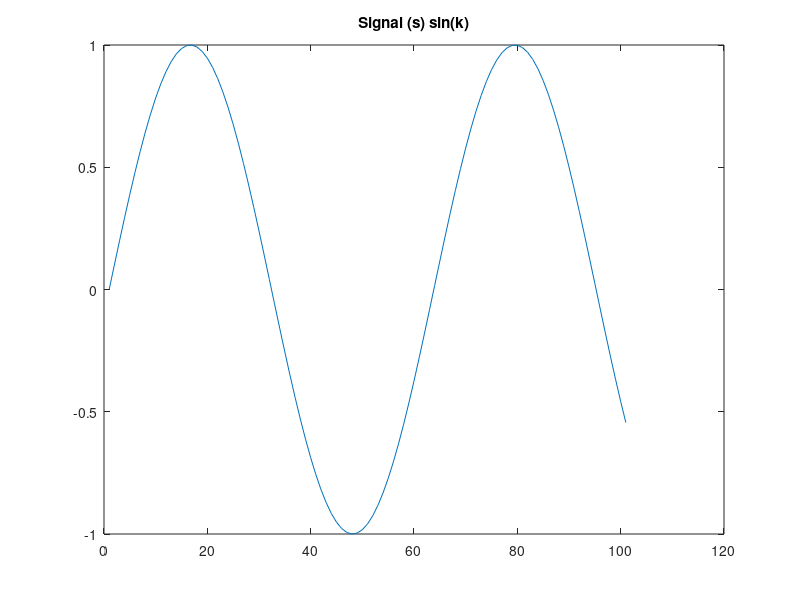
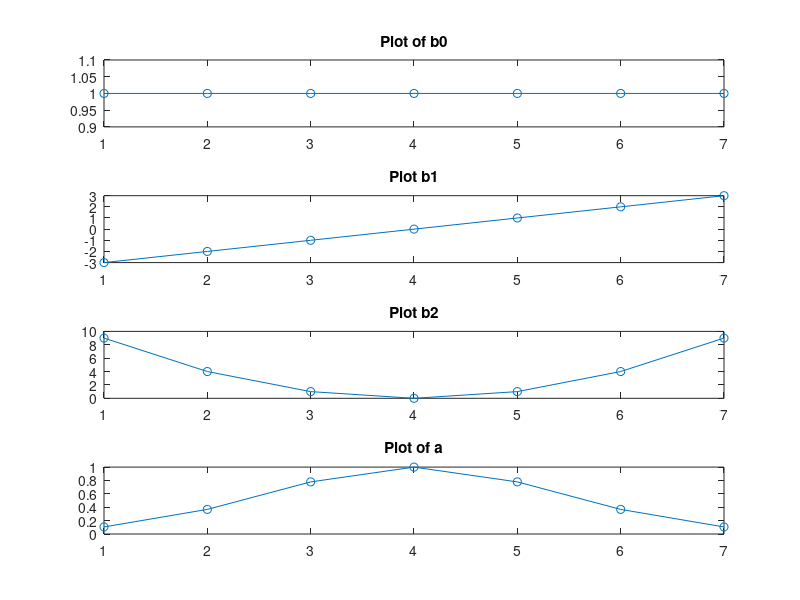
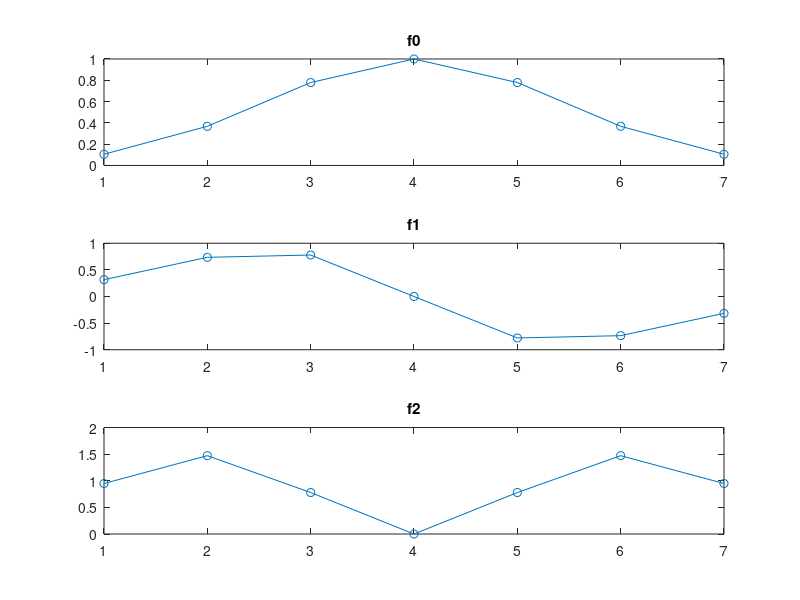
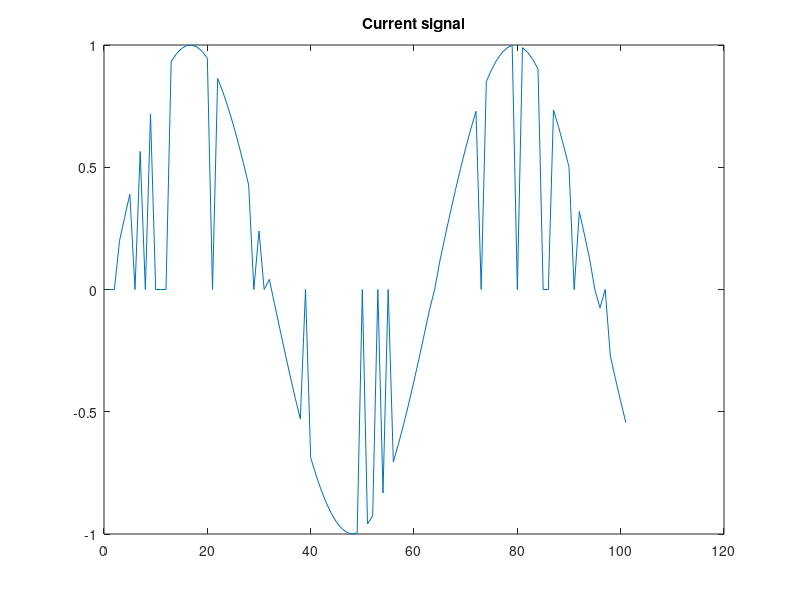

The MATLAB script that drew these images, in order: (Note: this script raises an error after producing the figures.)
%% Signal for part 1

k = 0:1:100;
s = sin(k/10);
figure(1);plot(s);
title('Signal (s) sin(k)')
%% Signal for part 4

cert = double(rand(1,101)>0.2);
scert = s.*cert;
figure(10);plot(scert);
title('Signal with uncertainty (scert) sin(k)')
s = scert;

%%
figure(6);plot(s);
title('Current signal')
x=(-3:3)';
b0=ones(7,1);
b1=x;
b2=x.^2;

% --- PLOTS
figure(2);
subplot(4,1,1);plot(b0,'-o');
title('Plot of b0')
subplot(4,1,2);plot(b1,'-o');
title('Plot b1')
subplot(4,1,3);plot(b2,'-o');
title('Plot b2')
% ----

a = exp(-x.^2/4);
figure(2);
subplot(4,1,4);plot(a,'-o');
title('Plot of a')

f0 = b0.*a; f0 = f0(end:-1:1);
f1 = b1.*a; f1 = f1(end:-1:1);
f2 = b2.*a; f2 = f2(end:-1:1);
figure(3);
subplot(3,1,1);plot(f0,'-o');
title('f0')
subplot(3,1,2);plot(f1,'-o');
title('f1')
subplot(3,1,3);plot(f2,'-o');
title('f2')

h0 = conv(s,f0,'same');
h1 = conv(s,f1,'same');
h2 = conv(s,f2,'same');

G0 = diag(a)
B = [b0 b1 b2];
G = B'*G0*B

a_cert = a'.* cert(1:7)
G0_cert = diag(a_cert)
B_cert = [b0 b1];
G_cert = B_cert'*G0_cert*B_cert

h = b0.*a
G11 = conv(cert, b0.*a.*b0)
G12 = conv(b0.*a.*b1, cert)
G22 = conv(b1.*a.*b1, cert)

detG = G11.*G22-G12.^2;
c0 = (G22.*h0-G12.*h1)./detG;
%c1 = (-G12.*h0+G11.*h1)./detG; figure(7);
%subplot(2,1,1);plot(c0)
%subplot(2,1,2);plot(c1)

%%
c = inv(G)*[h0;h1;h2];
figure(8);

% Coordinates
subplot(3,1,1);plot(c(1,:))
title('s(x)')
subplot(3,1,2);plot(c(2,:))
title('ds(x)/d(x)')
subplot(3,1,3);plot(c(3,:))
title(' ')

figure(7);
localsig=s(60-3:60+3);
reconsig=(B*c(:,60))';
diffsig=localsig-reconsig;

subplot(3,1,1);plot(localsig);
title('Real signal')
subplot(3,1,2);plot(reconsig);
title('Reconstructed signal')
subplot(3,1,3);plot(diffsig);
title('Diff')


%% Test For preperation ex nr 3. (DONT RUN AGAIN) 
f = inv(G)*[f0'; f1'; f1']
h0_t = conv(s,f(1,:),'same');
h1_t = conv(s,f(2,:),'same');
h2_t = conv(s,f(3,:),'same');
figure(3)
subplot(3,1,1);plot(h0_t)
subplot(3,1,2);plot(h1_t)
subplot(3,1,3);plot(h2_t)
%% 

im = double(imread('Scalespace0.png'));
figure(8);colormap(gray);imagesc(im);

cert = double(rand(size(im)) > 0.90); imcert = im.*cert;
figure(9);colormap(gray);imagesc(imcert);

x = ones(9,1)*(-4:4)
y = x'
%a = exp(-(x.^2+y.^2)/4);
%a = exp((0.7./(log(x.^2 + y.^2))+0.6)/10);
a = exp((-(x.^2+y.^2))/8);
figure(10);mesh(a);

imlp = conv2(imcert, a, 'same');
figure(11);colormap(gray);imagesc(imlp);

G = conv2(cert, a, 'same');
c = imlp./G;
figure(12);colormap(gray);imagesc(c);
figure(13);colormap(gray);imagesc(G);
